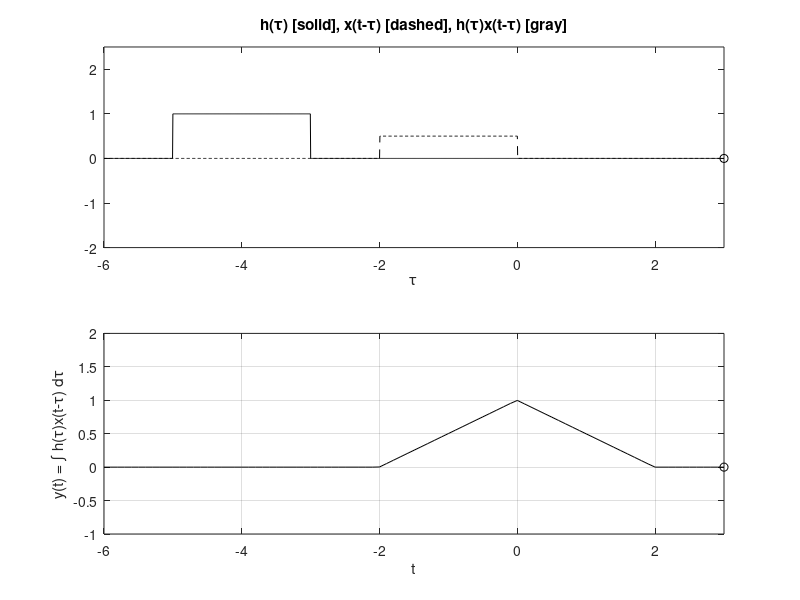

Recreate this plot in MATLAB.
% L2_B3b.m : Chapter 2, MATLAB Program 7
% Script M-file graphically demonstrates the convolution process.

figure(1)  % Create figure window and make visible on screen
u = @(t) 1.0*(t>=0);
A=0.5; 
B=1.0; 
x = @(t) A*(u(t-3)-u(t-5)); %2.4-27(b) x1(t)=A(u(t-3)-u(t-5))
h = @(t) B*(u(t+5)-u(t+3)); %2.4-27(b) x2(t)=B(u(t+5)-u(t+3))

dtau = 0.005; tau = -6:dtau:3;
ti = 0; tvec = -6:.1:3;

y = NaN*zeros(1,length(tvec));  % Pre-allocate memory

for t = tvec
    ti = ti+1;  % Time index
    xh = x(t-tau).*h(tau); 
    lxh = length(xh);
    y(ti) = sum(xh.*dtau);  % Trapezoidal approximation of convolution integral
    
    subplot(2,1,1), plot(tau,h(tau),'k-',tau,x(t-tau),'k--',t,0,'ok');
    axis([tau(1) tau(end) -2.0 2.5]);
    
    patch([tau(1:end-1);tau(1:end-1);tau(2:end);tau(2:end)], ...
        [zeros(1,lxh-1);xh(1:end-1);xh(2:end);zeros(1,lxh-1)], ...
        [.8 .8 .8],'edgecolor','none');
    
    xlabel('\tau'); 
    title('h(\tau) [solid], x(t-\tau) [dashed], h(\tau)x(t-\tau) [gray]');
    
    c = get(gca,'children'); 
    set(gca,'children',[c(2);c(3);c(4);c(1)]);
    
    subplot(2,1,2), plot(tvec,y,'k',tvec(ti),y(ti),'ok');
    xlabel('t'); 
    ylabel('y(t) = \int h(\tau)x(t-\tau) d\tau');
    axis([tau(1) tau(end) -1.0 2.0]); 
    grid;
    drawnow;
end
